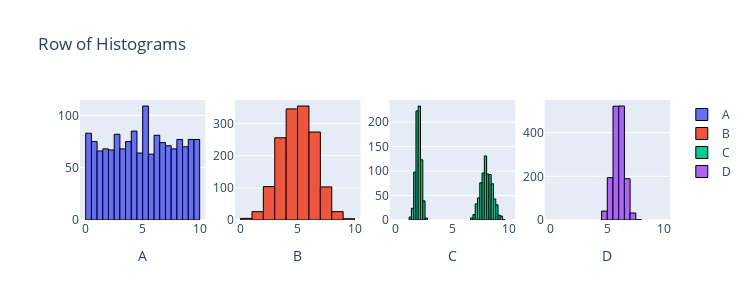

Notebook code cell kept with this figure:
### Code cell
from scipy import stats
import plotly.graph_objects as go
from plotly.subplots import make_subplots
import numpy as np

n = 1500
data1 = stats.uniform.rvs(0, 10, size=n)
data2 = stats.norm.rvs(5, 1.5, size=n)
data3 = np.r_[stats.norm.rvs(2, 0.25, size=int(n/2)), stats.norm.rvs(8, 0.5, size=int(n/2))]
data4 = stats.norm.rvs(6, 0.5, size=n)

fig = make_subplots(rows=1, cols=4)

fig.add_trace(go.Histogram(x=data1, name='A', nbinsx=30, marker=dict(line=dict(color='black', width=1))), row=1, col=1)
fig.add_trace(go.Histogram(x=data2, name='B', nbinsx=15, marker=dict(line=dict(color='black', width=1))), row=1, col=2)
fig.add_trace(go.Histogram(x=data3, name='C', nbinsx=45, marker=dict(line=dict(color='black', width=1))), row=1, col=3)
fig.add_trace(go.Histogram(x=data4, name='D', nbinsx=15, marker=dict(line=dict(color='black', width=1))), row=1, col=4)

fig.update_layout(height=300, width=750, title_text="Row of Histograms")
fig.update_xaxes(title_text="A", row=1, col=1)
fig.update_xaxes(title_text="B", row=1, col=2)
fig.update_xaxes(title_text="C", row=1, col=3)
fig.update_xaxes(title_text="D", row=1, col=4)
fig.update_xaxes(range=[-0.5, 10.5])

for trace in fig.data:
    trace.xbins = dict(start=0, end=10)
    
# This code was produced by just making requests to Microsoft Copilot
# https://github.com/pointOfive/stat130chat130/blob/main/CHATLOG/wk3/COP/SLS/0001_concise_makeAplotV1.md

fig.show() # USE `fig.show(renderer="png")` FOR ALL GitHub and MarkUs SUBMISSIONS

### Figure 1 — Plotly figure (JSON) as saved in the notebook; plotly's stock layout.template omitted (floating-point values rounded to 4 significant figures; data arrays with more than 128 entries replaced by an {"elided": "..."} marker saying what was removed)
{"data": [{"marker": {"line": {"color": "black", "width": 1}}, "name": "A", "nbinsx": 30, "type": "histogram", "x": {"elided": "1500 float values"}, "xaxis": "x", "xbins": {"end": 10, "start": 0}, "yaxis": "y"}, {"marker": {"line": {"color": "black", "width": 1}}, "name": "B", "nbinsx": 15, "type": "histogram", "x": {"elided": "1500 float values"}, "xaxis": "x2", "xbins": {"end": 10, "start": 0}, "yaxis": "y2"}, {"marker": {"line": {"color": "black", "width": 1}}, "name": "C", "nbinsx": 45, "type": "histogram", "x": {"elided": "1500 float values"}, "xaxis": "x3", "xbins": {"end": 10, "start": 0}, "yaxis": "y3"}, {"marker": {"line": {"color": "black", "width": 1}}, "name": "D", "nbinsx": 15, "type": "histogram", "x": {"elided": "1500 float values"}, "xaxis": "x4", "xbins": {"end": 10, "start": 0}, "yaxis": "y4"}], "layout": {"height": 300, "title": {"text": "Row of Histograms"}, "width": 750, "xaxis": {"anchor": "y", "domain": [0, 0.2125], "range": [-0.5, 10.5], "title": {"text": "A"}}, "xaxis2": {"anchor": "y2", "domain": [0.2625, 0.475], "range": [-0.5, 10.5], "title": {"text": "B"}}, "xaxis3": {"anchor": "y3", "domain": [0.525, 0.7375], "range": [-0.5, 10.5], "title": {"text": "C"}}, "xaxis4": {"anchor": "y4", "domain": [0.7875, 1], "range": [-0.5, 10.5], "title": {"text": "D"}}, "yaxis": {"anchor": "x", "domain": [0, 1]}, "yaxis2": {"anchor": "x2", "domain": [0, 1]}, "yaxis3": {"anchor": "x3", "domain": [0, 1]}, "yaxis4": {"anchor": "x4", "domain": [0, 1]}}}
